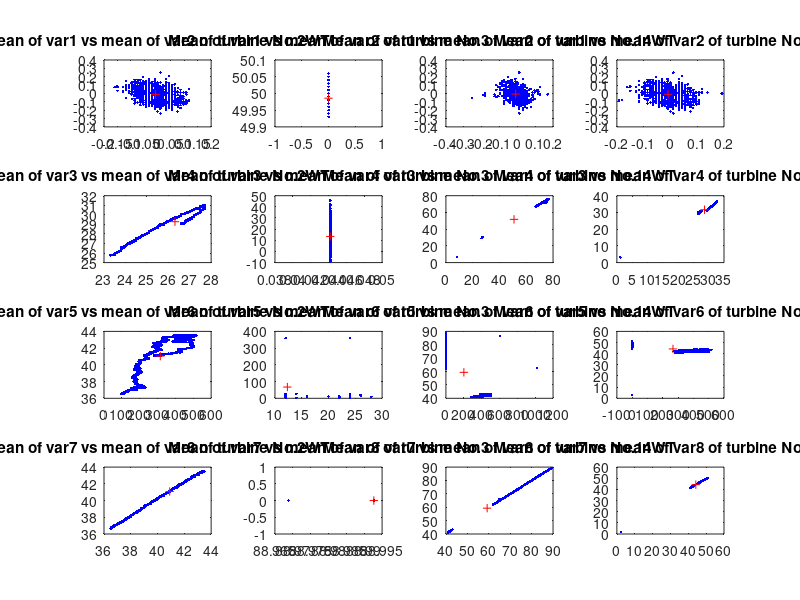
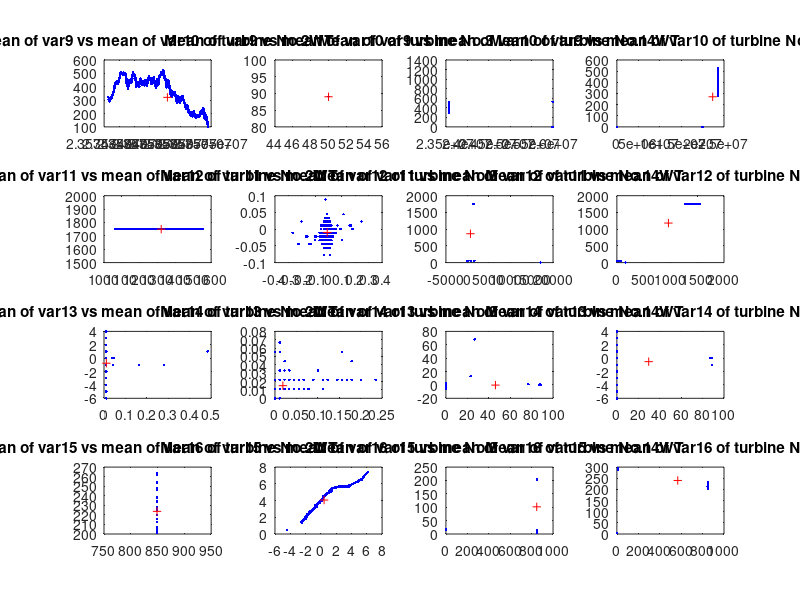
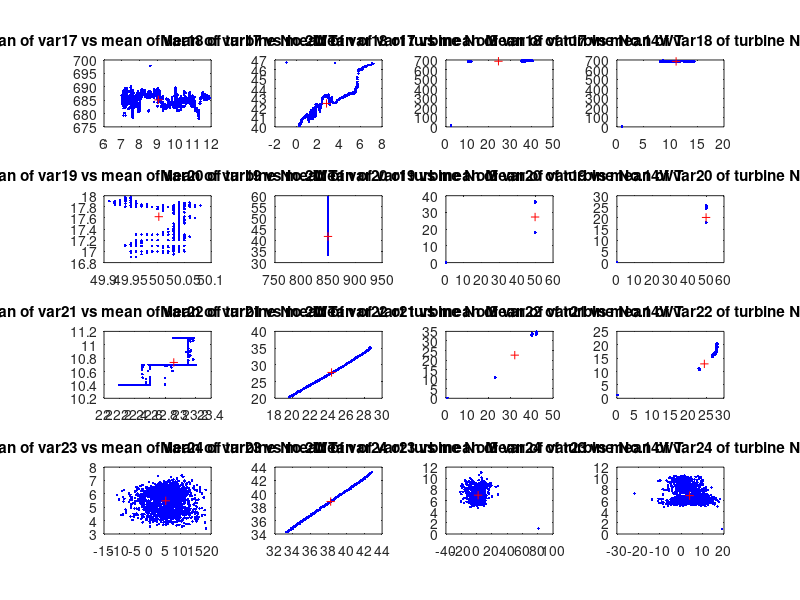
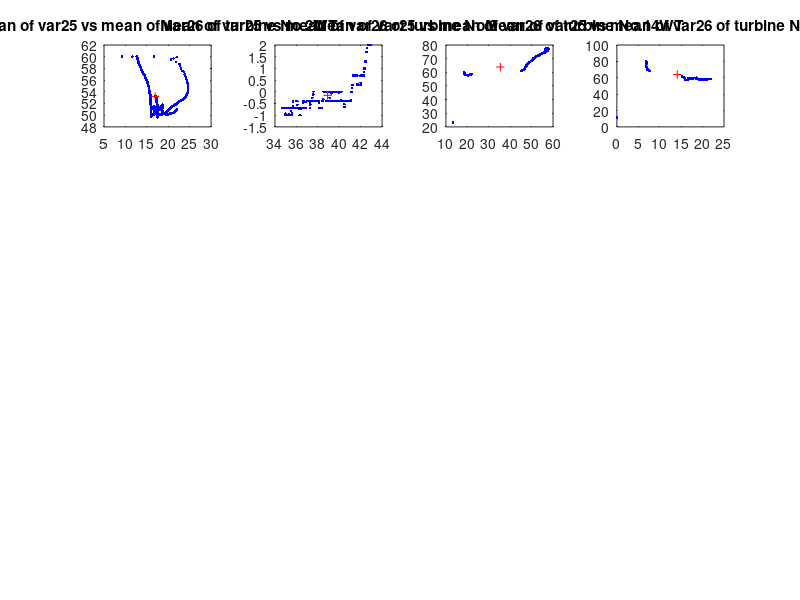

The MATLAB script that drew these images, in order: (Note: this script raises an error after producing the figures.)
clc, close all, clear all
% Data Exploration
% Data Loading
% [~, turbine_idx]= xlsfinfo('data.xlsx');
% nWTs = numel(turbine_idx);
% X = cell(1, nWTs);
% 
% for k=1:nWTs
%   x = xlsread('data.xlsx', turbine_idx{k});
%   X{k}= x(2:end,:);
% end
% 
% % Create label vector with binary values representing faulty 
% % (1 denotes faulty functioning, 0 denotes normal functioning)
% Y = [0, 1, 1, 1];
% 
% % Save data
% save X.mat X
% save turbine_idx.mat turbine_idx
% save Y.mat Y

load X.mat
load Y.mat
load turbine_idx.mat
%Data Exploratory
nWTs = numel(turbine_idx);

% Define rWTs vector storing no of observations (number of rows);
% cWTs vector storing no of variables (number of columns);
% meanWTs cell array storing mean values of feature data (mean value of each column);
% minWTs cell array storing minimum values of feature data (minimum value of each column);
% maxWTs cell array storing maximum values of feature data (maximum value of each column);
% stdWTs cell array storing standard deviation values of feature data
% (standard deviation value of each column) of all turbines' dataset;
rWTs = zeros(nWTs, 1);
cWTs = zeros(nWTs, 1);
meanWTs = cell(nWTs, 1);
minWTs = cell(nWTs, 1);
maxWTs = cell(nWTs, 1);
stdWTs = cell(nWTs, 1);

for k=1:nWTs
    [rWTs(k), cWTs(k)] = size(X{k});
    meanWTs{k} = mean(X{k});
    minWTs{k} = min(X{k});
    maxWTs{k} = max(X{k});
    stdWTs{k} = std(X{k});
end

% Plots of data and means to determine unhealthy turbine data to drop

subplot_idx = reshape(1:nWTs*4, nWTs, 4)';
count = 1;
enough = false;
for i=0:4:28
    figure;
    for r=1:4
        if (count > 27 || count + 1 > 27)
            enough = true;
            break
        end
        for k=1:nWTs
            subplot(4,nWTs,subplot_idx(r,k));
            plot(X{k}(:,count), X{k}(:,count+1), '.b'), hold on;
            plot(meanWTs{k}(count), meanWTs{k}(count+1), 'r+'), hold off;
            title_text = sprintf('Mean of var%d vs mean of var%d of turbine %s', count, count+1, turbine_idx{k});
            title(title_text);
        end
        count = count + 2;
    end
    if (enough)
        break
    end
end 

figure;
for k = 1:4
    subplot(4,nWTs,k);
    plot(X{k}(:,26), X{k}(:,26+1), '.b'), hold on;
    plot(meanWTs{k}(26), meanWTs{k}(26+1), 'r+'), hold off;
    title_text = sprintf('Mean of var%d vs mean of var%d of turbine %s', 26, 26+1, turbine_idx{k});
    title(title_text);
end

% Decision Making on fault and redundant data removal
% Decision has been made to exclude the entire dataset belonging to the turbine No.3 (which is X{2}) due to fault data, and to also remove the last variable var28 of the dataset belonging to turbine No.2WT (which is X{1}(:,end)) due to redundancy and inconsistency.
% Explanation on the decisions has been discussed in the report. Z holds data with faulty data excluded per decisions.
Z = {X{1}(:,1:end-1); X{3}; X{4}};
class_Z = Y([1, 3, 4]);

chosen_turbine_idx = turbine_idx([1, 3, 4]);
save Z.mat Z
save class_Z.mat class_Z

load Z.mat
load class_Z.mat
%%Univariate analysis
% % Data distribution
% subplot_idx = reshape(1:16, 4, 4)';
% count = 1;
% enough = false;
% for i=0:4:28
%     figure;
%     for r=1:4
%         if (count > 27 || count + 1 > 27)
%             enough = true;
%             break
%         end
%         for k=1:nWTs
%             subplot(4,nWTs,subplot_idx(r,k));
%             histogram(X{k}(:,count));
%             title_text = sprintf('Histogram of var%d of turbine %s', count, turbine_idx{k});
%             title(title_text);
%         end
%         count = count + 1;
%     end
%     if (enough)
%         if (count == 27)
%             for k=1:nWTs
%             subplot(4,nWTs,subplot_idx(r,k));
%             histogram(X{k}(:,count));
%             title_text = sprintf('Histogram of var%d of turbine %s', count, turbine_idx{k});
%             title(title_text);
%             end
%         end
%         break
%     end
% end

%%Multivariate analysis
% % Correlation between the features for each wind-turbine
% Xcorr = cell(nWTs, 1);
% for k=1:nWTs
%     Xcorr{k} = corr(X{k});
%     figure;
%     imagesc(Xcorr{k}),colorbar;
%     axis equal;
%     axis tight;
%     title_text = sprintf('Data correlation colormap of turbine %s', turbine_idx{k});
%     title(title_text);
% end
% 
% % Boxplot of each feature of the wind-turbine
% for k=1:nWTs
%     figure;
%     boxplot(X{k});
%     title_text = sprintf('Box plot data of turbine %s', turbine_idx{k});
%     title(title_text);
% end
% 
% % Scatterplot matrix for all the sensors from each wind-turbine
% for k=1:nWTs
%     figure;
%     plotmatrix(X{k});
%     title_text = sprintf('Scatter plot matrix of turbine %s', turbine_idx{k});
%     title(title_text);
% end



%%%Data Pretreatment
%% Recompute mean, min, max, std of chosen wind turbine data

chosen_nWTs = numel(chosen_turbine_idx);
chosen_rWTs = zeros(chosen_nWTs, 1);
chosen_cWTs = zeros(chosen_nWTs, 1);
chosen_meanWTs = cell(chosen_nWTs, 1);
chosen_minWTs = cell(chosen_nWTs, 1);
chosen_maxWTs = cell(chosen_nWTs, 1);
chosen_stdWTs = cell(chosen_nWTs, 1);

for k=1:chosen_nWTs
    [chosen_rWTs(k), chosen_cWTs(k)] = size(Z{k});
    chosen_meanWTs{k} = mean(Z{k});
    chosen_minWTs{k} = min(Z{k});
    chosen_maxWTs{k} = max(Z{k});
    chosen_stdWTs{k} = std(Z{k});
end


%%% 1. Find missing values

missing_values = [];
for i = 1:size(Z)
    fprintf('Indices of missing values of Turbine %s', chosen_turbine_idx{i})
    missing_val = ismissing(Z{i});
    [missing_obs, missing_var] = find(missing_val==1)
    if (numel(missing_obs)==0)
        fprintf('There is no missing values in the dataset of Turbine %s', chosen_turbine_idx{i});
    else
        missing_turbine_idx = i;
        missing_obs_idx = missing_obs;
        missing_var_idx = missing_var;
        missing_values = [missing_values; missing_turbine_idx, missing_obs_idx, missing_var_idx]
        fprintf('There is %d missing values in the dataset of Turbine %s', numel(missing_var), chosen_turbine_idx{i});
    end
end

% remove 1 observation having missing value of turbine 14
Z{missing_values(1)}(missing_values(2), :) = [];

% recheck
for i = 1:size(Z)
    fprintf('Indices of missing values of Turbine %s', chosen_turbine_idx{i})
    missing_val = ismissing(Z{i});
    [missing_obs, missing_var] = find(missing_val==1)
    if (numel(missing_obs)==0)
        fprintf('There is no missing values in the dataset of Turbine %s', chosen_turbine_idx{i});
    else
        missing_turbine_idx = i;
        missing_obs_idx = missing_obs;
        missing_var_idx = missing_var;
        missing_values = [missing_values; missing_turbine_idx, missing_obs_idx, missing_var_idx]
        fprintf('There is %d missing values in the dataset of Turbine %s', numel(missing_var), chosen_turbine_idx{i});
    end
end


%%% 2. Downsampling (requires Signal Processing Toolbox)
%Downsampling rate selection based on mean values
chosen_meanWTs_mat = [chosen_meanWTs{1}; chosen_meanWTs{2}; chosen_meanWTs{3}];
offset = 0;
down_meanWTs_test = [];
down_meanWTs_test_diff = cell(6, 1);
for factor = 2:6
    fprintf('Max mean different when downsampling by factor = %d', factor);
    down_Z_test = cell(numel(class_Z), 1);
    for i = 1:size(Z)
        down_Z_test{i} = downsample(Z{i}, factor, offset);
        down_meanWTs_test(i,:) = mean(down_Z_test{i});
    end
    down_meanWTs_test_diff{factor} = down_meanWTs_test - chosen_meanWTs_mat;
    max_mean_diff = max(abs(down_meanWTs_test_diff{factor}),[],'all')
    observations_reduced_by_times = factor
end
fprintf('The downsampling factor of 4 has been chosen for the first try.')
%%Downsampling with chosen rate of 4 (NOT FINAL DECISION)

%% ITERATIVE DOWNSAMPLING WITH FACTOR 1-4
close all
for factor = 1:4
    %downsampling_factor = 1;
    %downsampling_factor = 2;
    %downsampling_factor = 3;
    %downsampling_factor = 4;
    downsampling_factor = factor;
    down_Z = cell(numel(class_Z), 1);
    down_Z_Idx = cell(numel(class_Z), 1);
    for i = 1:size(Z)
        down_Z{i} = downsample(Z{i}, downsampling_factor, offset);
        down_Z_Idx{i} = downsample(1:size(Z{i}, 1), downsampling_factor, offset);
    end
    %Compute mean, min, max, std of downsampled chosen wind turbine data
    down_rWTs = zeros(chosen_nWTs, 1);
    down_cWTs = zeros(chosen_nWTs, 1);
    down_meanWTs = cell(chosen_nWTs, 1);
    down_minWTs = cell(chosen_nWTs, 1);
    down_maxWTs = cell(chosen_nWTs, 1);
    down_stdWTs = cell(chosen_nWTs, 1);
    
    for k=1:chosen_nWTs
        [down_rWTs(k), down_cWTs(k)] = size(down_Z{k});
        down_meanWTs{k} = mean(down_Z{k});
        down_minWTs{k} = min(down_Z{k});
        down_maxWTs{k} = max(down_Z{k});
        down_stdWTs{k} = std(down_Z{k});
    end
%     %Plots of data and means of original data and downsampled data
%     subplot_idx = reshape(1:chosen_nWTs*4, chosen_nWTs, 4)';
%     count = 1;
%     enough = false;
%     for i=0:4:28
%         figure;
%         for r=1:4
%             if (count > 27 || count + 1 > 27)
%                 enough = true;
%                 break
%             end
%             for k=1:chosen_nWTs
%                 subplot(4,chosen_nWTs,subplot_idx(r,k));
%                 plot(Z{k}(:,count), Z{k}(:,count+1), '.b'), hold on;
%                 plot(chosen_meanWTs{k}(count), chosen_meanWTs{k}(count+1), 'r+');
%                 plot(down_Z{k}(:,count), down_Z{k}(:,count+1), '.g');
%                 plot(down_meanWTs{k}(count), down_meanWTs{k}(count+1), 'm+'), hold off;
%                 title_text = sprintf('Mean of var%d vs mean of var%d of turbine %s', count, count+1, chosen_turbine_idx{k});
%                 title(title_text);
%             end
%             count = count + 2;
%         end
%         if (enough)
%             break
%         end
%     end 
%     
%     count = 26;
%     figure;
%     for k = 1:chosen_nWTs
%         subplot(4,chosen_nWTs,k);
%         plot(Z{k}(:,count), Z{k}(:,count+1), '.b'), hold on;
%         plot(chosen_meanWTs{k}(count), chosen_meanWTs{k}(count+1), 'r+');
%         plot(down_Z{k}(:,count), down_Z{k}(:,count+1), '.g');
%         plot(down_meanWTs{k}(count), down_meanWTs{k}(count+1), 'm+'), hold off;
%         title_text = sprintf('Mean of var%d vs mean of var%d of turbine %s', count, count+1, chosen_turbine_idx{k});
%         title(title_text);
%     end
    
    % Recheck missing values
    for i = 1:size(down_Z)
        fprintf('Indices of missing values of Turbine %s', chosen_turbine_idx{i})
        missing_val = ismissing(down_Z{i});
        [missing_obs, missing_var] = find(missing_val==1)
        if (numel(missing_obs)==0)
            fprintf('There is no missing values in the dataset of Turbine %s', chosen_turbine_idx{i});
        else
            fprintf('There is %d missing values in the dataset of Turbine %s', numel(missing_var), chosen_turbine_idx{i});
        end
    end
    
    %%Data Normalization
    norm_down_Z = cell(numel(class_Z), 1);
    
    % Normalize WT-2 for mean=0 and std.dev=1
    [norm_down_Z{1}, mu, sigma] = zscore(down_Z{1});
    
    % Check if any sigma == 0, add an epsilon constant term to avoid division
    % by 0
    epsilon = 1e-10;
    zero_sigma_idx = find(sigma==0);
    sigma(zero_sigma_idx) = epsilon;
    
    for k=2:chosen_nWTs
        norm_down_Z{k} = normalize(down_Z{k}, "center", mu, "scale", sigma);
    end
    
    norm_down_meanWTs = cell(chosen_nWTs, 1);
    norm_down_minWTs = cell(chosen_nWTs, 1);
    norm_down_maxWTs = cell(chosen_nWTs, 1);
    norm_down_stdWTs = cell(chosen_nWTs, 1);
    
    for k=1:chosen_nWTs
        [down_rWTs(k), down_cWTs(k)] = size(down_Z{k});
        norm_down_meanWTs{k} = mean(norm_down_Z{k});
        norm_down_minWTs{k} = min(norm_down_Z{k});
        norm_down_maxWTs{k} = max(norm_down_Z{k});
        norm_down_stdWTs{k} = std(norm_down_Z{k});
    end
    
    
%     subplot_idx = reshape(1:chosen_nWTs*4, chosen_nWTs, 4)';
%     count = 1;
%     enough = false;
%     for i=0:4:28
%         figure;
%         for r=1:4
%             if (count > 27 || count + 1 > 27)
%                 enough = true;
%                 break
%             end
%             for k=1:chosen_nWTs
%                 subplot(4,chosen_nWTs,subplot_idx(r,k));
%                 plot(Z{k}(:,count), Z{k}(:,count+1), '.b'), hold on;
%                 plot(chosen_meanWTs{k}(count), chosen_meanWTs{k}(count+1), 'r+');
%                 plot(norm_down_Z{k}(:,count), norm_down_Z{k}(:,count+1), '.g');
%                 plot(norm_down_meanWTs{k}(count), norm_down_meanWTs{k}(count+1), 'm+'), hold off;
%                 title_text = sprintf('Mean of var%d vs mean of var%d of turbine %s', count, count+1, chosen_turbine_idx{k});
%                 title(title_text);
%             end
%             count = count + 2;
%         end
%         if (enough)
%             break
%         end
%     end 
%     
%     count = 26;
%     figure;
%     for k = 1:chosen_nWTs
%         subplot(4,chosen_nWTs,k);
%         plot(Z{k}(:,count), Z{k}(:,count+1), '.b'), hold on;
%         plot(chosen_meanWTs{k}(count), chosen_meanWTs{k}(count+1), 'r+');
%         plot(norm_down_Z{k}(:,count), norm_down_Z{k}(:,count+1), '.g');
%         plot(norm_down_meanWTs{k}(count), norm_down_meanWTs{k}(count+1), 'm+'), hold off;
%         title_text = sprintf('Mean of var%d vs mean of var%d of turbine %s', count, count+1, chosen_turbine_idx{k});
%         title(title_text);
%     end
    
    save norm_down_Z.mat norm_down_Z
    


    %%PCA
    %Performing PCA on healthy turbine No.2WT
    load norm_down_Z.mat
    
    % Performing PCA
    [PCA_coeff, PCA_score, PCA_latent, PCA_tsquare, PCA_pexp, PCA_mu] = pca(norm_down_Z{1});
    
%     % Plot of eigenvalues
%     figure;
%     plot(1:numel(PCA_latent), PCA_latent, "-bo")
%     title('PCA achieved Latent values')
% 
    % Defining threshold for explained variance to preserve
    threshold = 90;
    % Getting the number of PCs to keep
    ori_chosen_nPCs = find(cumsum(PCA_pexp)>threshold, 1);
     %nPCs_test = 2:ori_chosen_nPCs
     nPCs_test = 3:ori_chosen_nPCs;
     for i_nPCs = 1:numel(nPCs_test)
         chosen_nPCs = nPCs_test(i_nPCs);
        %     % Pareto chart of explained variance
    %     figure;
    %     pareto(PCA_pexp);
    %     xlabel('Principal Component')
    %     ylabel('Variance Explained (%)')
    %     title('Pareto chart of PCA explained variance')
        % Extracting/Transforming data using obtained PCA
        PCA_Z = cell(chosen_nWTs, 1);
        
        % Extracting PCA scores of healthy turbine No.2WT
        PCA_Z{1} = PCA_score(:,1:chosen_nPCs);
        % Transforming data of faulty turbin No.14WT
        PCA_Z{2} = (norm_down_Z{2}-PCA_mu)*PCA_coeff(:,1:chosen_nPCs);
        % Transforming data of faulty turbin No.39WT
        PCA_Z{3} = (norm_down_Z{3}-PCA_mu)*PCA_coeff(:,1:chosen_nPCs);
        
    
    
    
        %Visualization of down-sampling time-series data before PCA transformation
        figure;
        for turbine_i = 1:length(norm_down_Z)
            subplot(length(norm_down_Z),3,turbine_i);
            for feature_i = 1:size(norm_down_Z{turbine_i}, 2)
                nObs = size(norm_down_Z{turbine_i},1);
                plot(down_Z_Idx{turbine_i}, norm_down_Z{turbine_i}(:,feature_i)), hold on;
                title(sprintf("Time series plot before PCA of turbine %s, down-sampling factor = %d", chosen_turbine_idx{turbine_i}, downsampling_factor))
            end
            hold off
        end
        vbls = {'Sensor 1','Sensor 2','Sensor 3','Sensor 4','Sensor 5','Sensor 6', ...
        'Sensor 7','Sensor 8','Sensor 9','Sensor 10','Sensor 11','Sensor 12', ...
        'Sensor 13','Sensor 14','Sensor 15','Sensor 16','Sensor 17','Sensor 18', ...
        'Sensor 19','Sensor 20','Sensor 21','Sensor 22','Sensor 23','Sensor 24', ...
        'Sensor 25','Sensor 26','Sensor 27'};
        legend(vbls)
        
        % Visualization of down-sampling time-series data before PCA
        % transformation variables “Sensor 9”, “Sensor 12”, “Sensor 13”, “Sensor 15” removed 
        norm_down_Z_ = cell(numel(class_Z), 1);
        %figure;
        for turbine_i = 1:length(norm_down_Z)
            norm_down_Z_{turbine_i} = norm_down_Z{turbine_i}(:,[1:8, 10:11, 14, 16:end])
            subplot(length(norm_down_Z_),3,turbine_i+3);
            for feature_i = 1:size(norm_down_Z_{turbine_i}, 2)
                nObs = size(norm_down_Z_{turbine_i},1);
                plot(down_Z_Idx{turbine_i}, norm_down_Z_{turbine_i}(:,feature_i)), hold on;
                title(sprintf("Time series plot before PCA of turbine %s with some vars excluded, down-sampling factor = %d", chosen_turbine_idx{turbine_i}, downsampling_factor))
            end
            hold off
        end
        vbls_ = {'Sensor 1','Sensor 2','Sensor 3','Sensor 4','Sensor 5','Sensor 6', ...
        'Sensor 7','Sensor 8','Sensor 10','Sensor 11','Sensor 14','Sensor 16','Sensor 17','Sensor 18', ...
        'Sensor 19','Sensor 20','Sensor 21','Sensor 22','Sensor 23','Sensor 24', ...
        'Sensor 25','Sensor 26','Sensor 27'};
        legend(vbls_)
    
        %Visualization of time-series data after PCA transformation
        %figure;
        for turbine_i = 1:length(PCA_Z)
            subplot(length(PCA_Z),3,turbine_i+6);
            for feature_i = 1:size(PCA_Z{turbine_i}, 2)
                nObs = size(PCA_Z{turbine_i},1);
                plot(down_Z_Idx{turbine_i}, PCA_Z{turbine_i}(:,feature_i)), hold on;
                title(sprintf("Time series plot after PCA of turbine %s, down-sampling factor = %d", chosen_turbine_idx{turbine_i}, downsampling_factor))
            end
            hold off
        end
        pcas = {'PC 1','PC 2','PC 3','PC 4','PC 5','PC 6', 'PC 7','PC 8'};
        legend(pcas)
        
        % Visualization with Scatter plots of PCA data with 2 and 3 chosen PCs
        % Scatter plot of PCA data with 2 PCs
        figure;
        for turbine_i = 1:length(PCA_Z)
            scatter(PCA_Z{turbine_i}(:,1), PCA_Z{turbine_i}(:,2), '.'), hold on;
        end
        hold off
        pcas = {chosen_turbine_idx{1},chosen_turbine_idx{2},chosen_turbine_idx{3}};
        legend(pcas)
        
        % Scatter plot of PCA data with 3 PCs
        figure;
        for turbine_i = 1:length(PCA_Z)
            scatter3(PCA_Z{turbine_i}(:,1), PCA_Z{turbine_i}(:,2), PCA_Z{turbine_i}(:,3), '.'), hold on;
        end
        hold off
        pcas = {chosen_turbine_idx{1},chosen_turbine_idx{2},chosen_turbine_idx{3}};
        legend(pcas)

        % Biplots
        % Computing the biplot with PC1 and PC2
        figure;
        vbls = {'Sensor 1','Sensor 2','Sensor 3','Sensor 4','Sensor 5','Sensor 6', ...
        'Sensor 7','Sensor 8','Sensor 9','Sensor 10','Sensor 11','Sensor 12', ...
        'Sensor 13','Sensor 14','Sensor 15','Sensor 16','Sensor 17','Sensor 18', ...
        'Sensor 19','Sensor 20','Sensor 21','Sensor 22','Sensor 23','Sensor 24', ...
        'Sensor 25','Sensor 26','Sensor 27'};
        for j = 1: length(PCA_Z)
            subplot(3,2,j*2-1);
            biplot(PCA_coeff(:,1:2),'Scores',PCA_Z{j}(:,1:2),'VarLabels',vbls);
            title(["Biplot of " + chosen_turbine_idx{j}, "downsampling factor = " + downsampling_factor]);
            xlabel("PC1");
            ylabel("PC2");
        end
        xlim([-1 1]);
        ylim([-1 1]);
        % T-squared control chart
        % Computing T2 control chart
        T2 = cell(chosen_nWTs, 1);
        for j = 1: length(norm_down_Z)
            T2{j} = t2comp(norm_down_Z{j}, PCA_coeff, PCA_latent, chosen_nPCs);
            subplot(3,2, j*2);
            plot(down_Z_Idx{j}, T2{j});
            xlabel("Sample");
            ylabel("T2 Square Scores");
            title(["T-squared control chart of " + chosen_turbine_idx{j}, "downsampling factor = " + downsampling_factor]);
        end

        % Computing the biplot with PC2 and PC3
        figure;
        vbls = {'Sensor 1','Sensor 2','Sensor 3','Sensor 4','Sensor 5','Sensor 6', ...
        'Sensor 7','Sensor 8','Sensor 9','Sensor 10','Sensor 11','Sensor 12', ...
        'Sensor 13','Sensor 14','Sensor 15','Sensor 16','Sensor 17','Sensor 18', ...
        'Sensor 19','Sensor 20','Sensor 21','Sensor 22','Sensor 23','Sensor 24', ...
        'Sensor 25','Sensor 26','Sensor 27'};
        for j = 1: length(PCA_Z)
            subplot(3,2,j*2-1);
            biplot(PCA_coeff(:,2:3),'Scores',PCA_Z{j}(:,2:3),'VarLabels',vbls);
            title(["Biplot of " + chosen_turbine_idx{j}, "downsampling factor = " + downsampling_factor]);
            xlabel("PC2");
            ylabel("PC3");
        end
        xlim([-1 1]);
        ylim([-1 1]);
        % T-squared control chart
        % Computing T2 control chart
        T2 = cell(chosen_nWTs, 1);
        for j = 1: length(norm_down_Z)
            T2{j} = t2comp(norm_down_Z{j}, PCA_coeff, PCA_latent, chosen_nPCs);
            subplot(3,2, j*2);
            plot(down_Z_Idx{j}, T2{j});
            xlabel("Sample");
            ylabel("T2 Square Scores");
            title(["T-squared control chart of " + chosen_turbine_idx{j}, "downsampling factor = " + downsampling_factor]);
        end
        
        %%Fault detection
        % create class variable
        objClass = ones(length(PCA_Z{1}(:,1)), 1);
        objClass2 = 2 * ones(length(PCA_Z{2}(:,1)), 1);
        objClass3 = 3 * ones(length(PCA_Z{3}(:,1)), 1);
        class = categorical([objClass; objClass2; objClass3]);
        
        % Computing control charts for only the chosen no of princial components
        for j = 3
        
            % Compute T2
            ncomp(j).T2             = t2comp(norm_down_Z{1}, PCA_coeff, PCA_latent, chosen_nPCs);
            ncomp(j).T2test1         = t2comp(norm_down_Z{2}, PCA_coeff, PCA_latent, chosen_nPCs);
            ncomp(j).T2test2         = t2comp(norm_down_Z{3}, PCA_coeff, PCA_latent, chosen_nPCs);
        
            % Compute SPEx
            ncomp(j).SPEx           = qcomp(norm_down_Z{1}, PCA_coeff, chosen_nPCs);
            ncomp(j).SPExtest1       = qcomp(norm_down_Z{2}, PCA_coeff, chosen_nPCs);
            ncomp(j).SPExtest2       = qcomp(norm_down_Z{3}, PCA_coeff, chosen_nPCs);
        
            % Compute T2 limites
            ncomp(j).T2lim          = mean(ncomp(j).T2) + 3 * std(ncomp(j).T2);
            ncomp(j).T2limwar       = mean(ncomp(j).T2) + 2 * std(ncomp(j).T2);
        
            % Compute SPEx limits
            ncomp(j).SPExlim        = mean(ncomp(j).SPEx) + 3 * std(ncomp(j).SPEx);
            ncomp(j).SPExlimwar     = mean(ncomp(j).SPEx) + 2 * std(ncomp(j).SPEx);
        
        end
        
        % Analyzing control charts
        [nrows1, ncols1]    =  size(norm_down_Z{1});
        [nrows2, ncols2]    =  size(norm_down_Z{2});
        [nrows3, ncols3]    =  size(norm_down_Z{3});
        
        figure; ii = 1;
        for i = 3
            ncomp(i).T2comb = [ncomp(i).T2; ncomp(i).T2test1; ncomp(i).T2test2];
            nrows = nrows1 + nrows2 + nrows3;
            subplot(1, 2, ii); ii = ii + 1;
            gscatter(1:nrows, [ncomp(i).T2comb], class);
            hold on
            plot([1, nrows], [ncomp(i).T2lim, ncomp(i).T2lim], 'y--');
            plot([1, nrows], [ncomp(i).T2limwar, ncomp(i).T2limwar], 'c--');
            hold off
            title("T2 Chart (model with " + string(i) + " PCs)");
            legend(["Healthy", "Faulty 1", "Faulty 2"]);
        
            ncomp(i).SPExcomb = [ncomp(i).SPEx; ncomp(i).SPExtest1; ncomp(i).SPExtest2];
            subplot(1, 2, ii); ii = ii + 1;
            gscatter(1:nrows, ncomp(i).SPExcomb, class);
            hold on
            plot([1, nrows], [ncomp(i).SPExlim, ncomp(i).SPExlim], 'y--');
            plot([1, nrows], [ncomp(i).SPExlimwar, ncomp(i).SPExlimwar], 'c--');
            hold off
            title("SPEx Chart (model with " + string(i) + " PCs)");
            legend(["Healthy", "Faulty 1", "Faulty 2"]);
        end

     end
end

% T2 Function
function T2     = t2comp(data, loadings, latent, comp)
        score       = data * loadings(:,1:comp);
        standscores = bsxfun(@times, score(:,1:comp), 1./sqrt(latent(1:comp,:))');
        T2          = sum(standscores.^2,2);
end

function Qfac   = qcomp(data, loadings, comp)
score       = data * loadings(:,1:comp);
reconstructed = score * loadings(:,1:comp)';
residuals   = bsxfun(@minus, data, reconstructed);
Qfac        = sum(residuals.^2,2);
end

function T2varcontr    = t2contr(data, loadings, latent, comp)
score           = data * loadings(:,1:comp);
standscores     = bsxfun(@times, score(:,1:comp), 1./sqrt(latent(1:comp,:))');
T2contr         = abs(standscores*loadings(:,1:comp)');
T2varcontr      = sum(T2contr,1);
end

function Qcontr   = qcontr(data, loadings, comp)
score         = data * loadings(:,1:comp);
reconstructed = score * loadings(:,1:comp)';
residuals     = bsxfun(@minus, data, reconstructed);
Qcontr        = sum(residuals.^2, 1);
end


    
